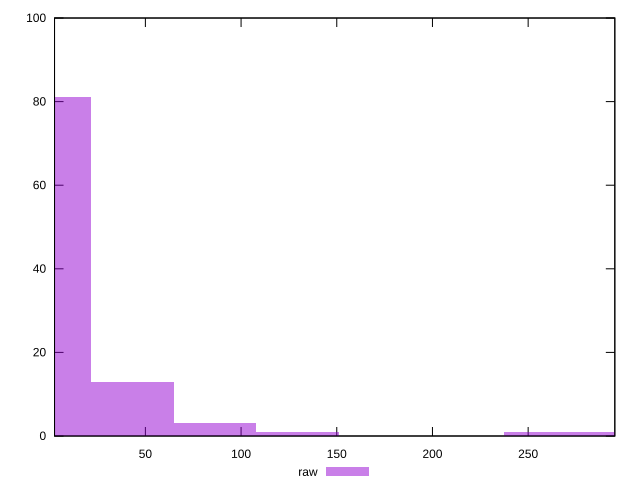

Source code (gnuplot):
reset

$raw <<EOF
259.25088994001254 1
0 81
43.20848165666876 13
302.4593715966813 1
86.41696331333752 3
129.62544497000627 1
EOF

set key outside below
set boxwidth 43.20848165666876
set xrange [2.5319999999999996:295.28700000000003]
set yrange [0:100]
set trange [0:100]
set style fill transparent solid 0.5 noborder
set terminal svg size 640, 490 enhanced background rgb 'white'
set output "report_00014_2021-02-09T15:56:05.503Z/server-response-time/samples/pages+cached+noadtech/raw/histogram.svg"

plot $raw title "raw" with boxes

reset
